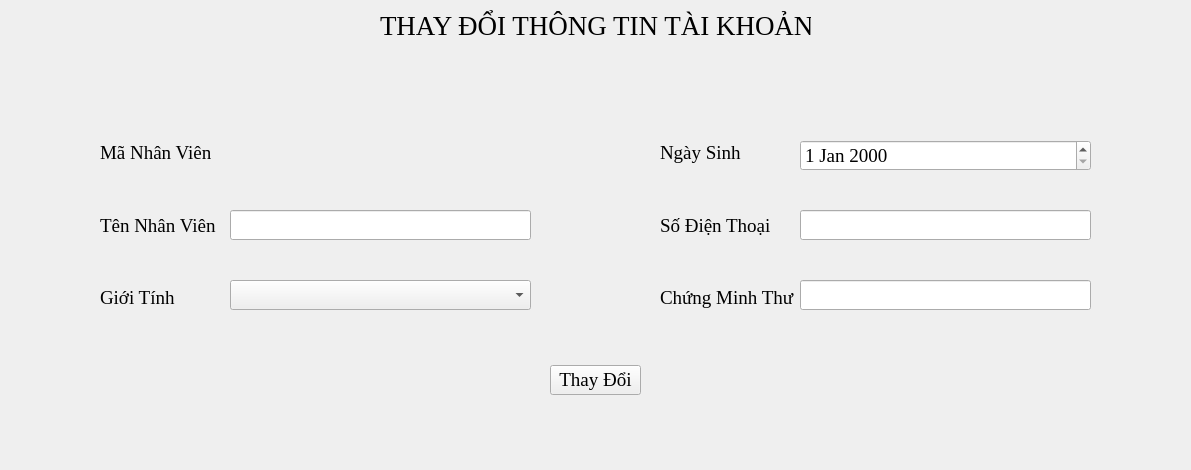
<?xml version="1.0" encoding="UTF-8"?>
<ui version="4.0">
 <class>FrameInforNV</class>
 <widget class="QFrame" name="FrameInforNV">
  <property name="geometry">
   <rect>
    <x>0</x>
    <y>0</y>
    <width>1191</width>
    <height>470</height>
   </rect>
  </property>
  <property name="windowTitle">
   <string>Frame</string>
  </property>
  <widget class="QLabel" name="label_6">
   <property name="geometry">
    <rect>
     <x>380</x>
     <y>10</y>
     <width>431</width>
     <height>31</height>
    </rect>
   </property>
   <property name="font">
    <font>
     <family>Times New Roman</family>
     <pointsize>20</pointsize>
    </font>
   </property>
   <property name="text">
    <string>THAY ĐỔI THÔNG TIN TÀI KHOẢN</string>
   </property>
  </widget>
  <widget class="QWidget" name="verticalLayoutWidget_3">
   <property name="geometry">
    <rect>
     <x>660</x>
     <y>120</y>
     <width>141</width>
     <height>211</height>
    </rect>
   </property>
   <layout class="QVBoxLayout" name="verticalLayout_3">
    <item>
     <widget class="QLabel" name="label_2">
      <property name="font">
       <font>
        <family>Times New Roman</family>
        <pointsize>14</pointsize>
       </font>
      </property>
      <property name="text">
       <string>Ngày Sinh</string>
      </property>
     </widget>
    </item>
    <item>
     <widget class="QLabel" name="label_3">
      <property name="font">
       <font>
        <family>Times New Roman</family>
        <pointsize>14</pointsize>
       </font>
      </property>
      <property name="text">
       <string>Số Điện Thoại</string>
      </property>
     </widget>
    </item>
    <item>
     <widget class="QLabel" name="label">
      <property name="font">
       <font>
        <family>Times New Roman</family>
        <pointsize>14</pointsize>
       </font>
      </property>
      <property name="text">
       <string>Chứng Minh Thư</string>
      </property>
     </widget>
    </item>
   </layout>
  </widget>
  <widget class="QWidget" name="verticalLayoutWidget_4">
   <property name="geometry">
    <rect>
     <x>800</x>
     <y>120</y>
     <width>291</width>
     <height>71</height>
    </rect>
   </property>
   <layout class="QVBoxLayout" name="verticalLayout_4">
    <item>
     <widget class="QDateEdit" name="deDateOfBirth">
      <property name="font">
       <font>
        <family>Times New Roman</family>
        <pointsize>14</pointsize>
       </font>
      </property>
     </widget>
    </item>
   </layout>
  </widget>
  <widget class="QWidget" name="verticalLayoutWidget_5">
   <property name="geometry">
    <rect>
     <x>100</x>
     <y>120</y>
     <width>131</width>
     <height>211</height>
    </rect>
   </property>
   <layout class="QVBoxLayout" name="verticalLayout_5">
    <item>
     <widget class="QLabel" name="label_4">
      <property name="font">
       <font>
        <family>Times New Roman</family>
        <pointsize>14</pointsize>
       </font>
      </property>
      <property name="text">
       <string>Mã Nhân Viên</string>
      </property>
     </widget>
    </item>
    <item>
     <widget class="QLabel" name="label_5">
      <property name="font">
       <font>
        <family>Times New Roman</family>
        <pointsize>14</pointsize>
       </font>
      </property>
      <property name="text">
       <string>Tên Nhân Viên</string>
      </property>
     </widget>
    </item>
    <item>
     <widget class="QLabel" name="label_7">
      <property name="font">
       <font>
        <family>Times New Roman</family>
        <pointsize>14</pointsize>
       </font>
      </property>
      <property name="text">
       <string>Giới Tính</string>
      </property>
     </widget>
    </item>
   </layout>
  </widget>
  <widget class="QWidget" name="verticalLayoutWidget">
   <property name="geometry">
    <rect>
     <x>230</x>
     <y>120</y>
     <width>301</width>
     <height>71</height>
    </rect>
   </property>
   <layout class="QVBoxLayout" name="verticalLayout">
    <item>
     <widget class="QLabel" name="lbIDNV">
      <property name="font">
       <font>
        <family>Times New Roman</family>
        <pointsize>14</pointsize>
       </font>
      </property>
      <property name="text">
       <string/>
      </property>
     </widget>
    </item>
   </layout>
  </widget>
  <widget class="QWidget" name="verticalLayoutWidget_2">
   <property name="geometry">
    <rect>
     <x>230</x>
     <y>190</y>
     <width>301</width>
     <height>71</height>
    </rect>
   </property>
   <layout class="QVBoxLayout" name="verticalLayout_2">
    <item>
     <widget class="QLineEdit" name="txtTenNV">
      <property name="font">
       <font>
        <family>Times New Roman</family>
        <pointsize>14</pointsize>
       </font>
      </property>
     </widget>
    </item>
   </layout>
  </widget>
  <widget class="QWidget" name="verticalLayoutWidget_6">
   <property name="geometry">
    <rect>
     <x>230</x>
     <y>260</y>
     <width>301</width>
     <height>71</height>
    </rect>
   </property>
   <layout class="QVBoxLayout" name="verticalLayout_6">
    <item>
     <widget class="QComboBox" name="comboSex">
      <property name="font">
       <font>
        <family>Times New Roman</family>
        <pointsize>14</pointsize>
       </font>
      </property>
     </widget>
    </item>
   </layout>
  </widget>
  <widget class="QWidget" name="verticalLayoutWidget_7">
   <property name="geometry">
    <rect>
     <x>800</x>
     <y>190</y>
     <width>291</width>
     <height>71</height>
    </rect>
   </property>
   <layout class="QVBoxLayout" name="verticalLayout_7">
    <item>
     <widget class="QLineEdit" name="txtSDT">
      <property name="font">
       <font>
        <family>Times New Roman</family>
        <pointsize>14</pointsize>
       </font>
      </property>
     </widget>
    </item>
   </layout>
  </widget>
  <widget class="QWidget" name="verticalLayoutWidget_8">
   <property name="geometry">
    <rect>
     <x>800</x>
     <y>260</y>
     <width>291</width>
     <height>71</height>
    </rect>
   </property>
   <layout class="QVBoxLayout" name="verticalLayout_8">
    <item>
     <widget class="QLineEdit" name="txtCMT">
      <property name="font">
       <font>
        <family>Times New Roman</family>
        <pointsize>14</pointsize>
       </font>
      </property>
     </widget>
    </item>
   </layout>
  </widget>
  <widget class="QWidget" name="horizontalLayoutWidget">
   <property name="geometry">
    <rect>
     <x>550</x>
     <y>360</y>
     <width>91</width>
     <height>41</height>
    </rect>
   </property>
   <layout class="QHBoxLayout" name="horizontalLayout">
    <item>
     <widget class="QPushButton" name="btUpdate">
      <property name="font">
       <font>
        <family>Times New Roman</family>
        <pointsize>14</pointsize>
       </font>
      </property>
      <property name="text">
       <string>Thay Đổi</string>
      </property>
     </widget>
    </item>
   </layout>
  </widget>
 </widget>
 <resources/>
 <connections/>
</ui>
